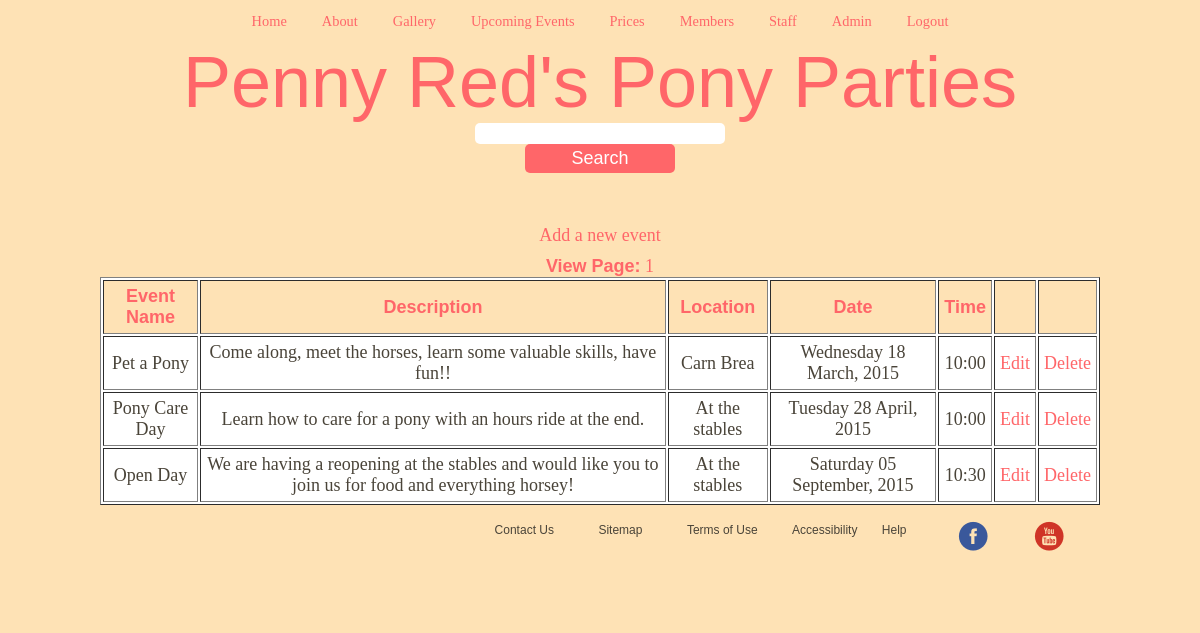
Screenshot of /Members/Admin/events.php (signed in) with the database file from the repository.
### tables this page shows
CREATE TABLE `events` (
`eventid` int(11) NOT NULL,
  `eventname` varchar(50) NOT NULL,
  `eventdescription` text NOT NULL,
  `location` varchar(50) NOT NULL,
  `date` date NOT NULL,
  `time` time NOT NULL
);

### Members/Admin/events.php (the view, shortened to what this page needs)
<?php
include ("../headerm.php");
?>
<form method="POST" action="<?php echo $_SERVER['PHP_SELF'];?>">
	<input type="text" name="search">
	<input type="submit" name="searchButton" value="Search">
</form>
<br>
<br>
<p><a href="newevent.php">Add a new event</a></p>
	<?php
	$per_page = 10;
	$result = mysql_query("SELECT * FROM events ORDER BY date ASC");
	$total_results = mysql_num_rows($result);
	$total_pages = ceil($total_results / $per_page);
	if (isset($_GET['page']) && is_numeric($_GET['page']))
	{
		$show_page = $_GET['page'];
		if ($show_page > 0 && $show_page <= $total_pages)
		{
			$start = ($show_page -1) * $per_page;
			$end = $start + $per_page;
		}
		else
		{
			$start = 0;
			$end = $per_page;
		}
	}
	else
	{
		$start = 0;
		$end = $per_page;
	}
	echo "<p><a href='events.php'><b>View Page:</b> ";
	for ($i = 1; $i <= $total_pages; $i++)
	{
		echo "<a href='events.php?page=$i'>$i</a> ";
	}
	echo "</p>";
	echo "<table border='1' cellpadding='10'>";
	echo "<tr class='header'> <th>Event Name</th> <th>Description</th> <th>Location</th> <th>Date</th> <th>Time</th> <th></th><th></th></tr>";
	for ($i = $start; $i < $end; $i++)
	{
		if ($i == $total_results) { break; }
		echo "<tr>";
		echo '<td>' . mysql_result($result, $i, 'eventname') . '</td>';
		echo '<td>' . mysql_result($result, $i, 'eventdescription') . '</td>';
		echo '<td>' . mysql_result($result, $i, 'location') . '</td>';
		$date =  mysql_result($result, $i, 'date');
		echo '<td>' . strftime("%A %d %B, %Y",strtotime($date)) . '</td>';
		$time = mysql_result($result, $i, 'time');
		echo '<td>' . strftime("%H:%M",strtotime($time)) . '</td>';
		echo '<td><a href="editevent.php?eventid=' . mysql_result($result, $i, 'eventid') . '" style="background-color: white;">Edit</a></td>';
		echo '<td><a href="deleteevent.php?eventid=' . mysql_result($result, $i, 'eventid') . '" style="background-color: white;" onclick="return makesure();">Delete</a></td>';
		echo "</tr>";
	}
	echo "</table>";
	?>
</body>
</html>

### PR.css (style rules this page uses)
* { margin: 0; padding: 0; font-size: 18px; font-family: "Wingdings", sans-serif; background-color: #fee2b5; }
html, body { height: 100%; }
body { width: 1000px; margin: auto; }
p { color: #4a4439; margin-top: 10px; font-family: "KG Miss Kindergarten", Georgia, Serif; font-size: 1em; text-align: center; }
a { font-family: "KG Miss Kindergarten", Georgia, Serif; }
input, text, date, time { margin-left: 10px; -moz-box-sizing: border-box; -webkit-box-sizing: border-box; box-sizing: border-box; border-radius: 5px; margin-bottom: 5px; background-color: white; color: #ff6669; border-style: none; margin: 0; padding: 0; transition: all .3s; width: 250px; }
td { font-family: "KG Miss Kindergarten", Georgia, Serif; color: #4a4439; padding: 5px; background-color: white; }
input[type="submit"] { background: #ff6669; color: white; display: block; margin: 0 auto; padding: 4px 0; width: 150px; cursor: pointer; }
#termsofuse p, ol, ul, li { text-align: left; font-family: Arial; color: #4a4439; font-size: 16px; }
ul { padding: 15px; }
body { text-align: center; }
a, a:link, a:active { color: #ff6669; outline: none; text-decoration: none; }
.header { background-color: #fee2b5; }
th { padding: 5px; color: #ff6669; }
table { margin-left: auto; margin-right: auto; background-color: white; }
#footercontainer { clear: both; width: 100%; height: 100px; bottom:0; left:0; top: 100%; }
#footercontainer a, li { color: #4a4439; list-style-type: none; font-family: Arial; font-size: 12px; display: inline; padding: 10px; }
#footer1 { float: right; margin-left: 20%; margin-right: -60px; }
#footer3 { float: right; margin-left: 5%; }

### rows the page displays
events: eventname "Pet a Pony", eventdescription "Come along, meet the horses, learn some valuable skills, have fun!!", location "Carn Brea", date "Wednesday 18 March, 2015", time "10:00"
events: eventname "Pony Care Day", eventdescription "Learn how to care for a pony with an hours ride at the end.", location "At the stables", date "Tuesday 28 April, 2015", time "10:00"
events: eventname "Open Day", eventdescription "We are having a reopening at the stables and would like you to join us for food and everything horsey!", location "At the stables", date "Saturday 05 September, 2015", time "10:30"
